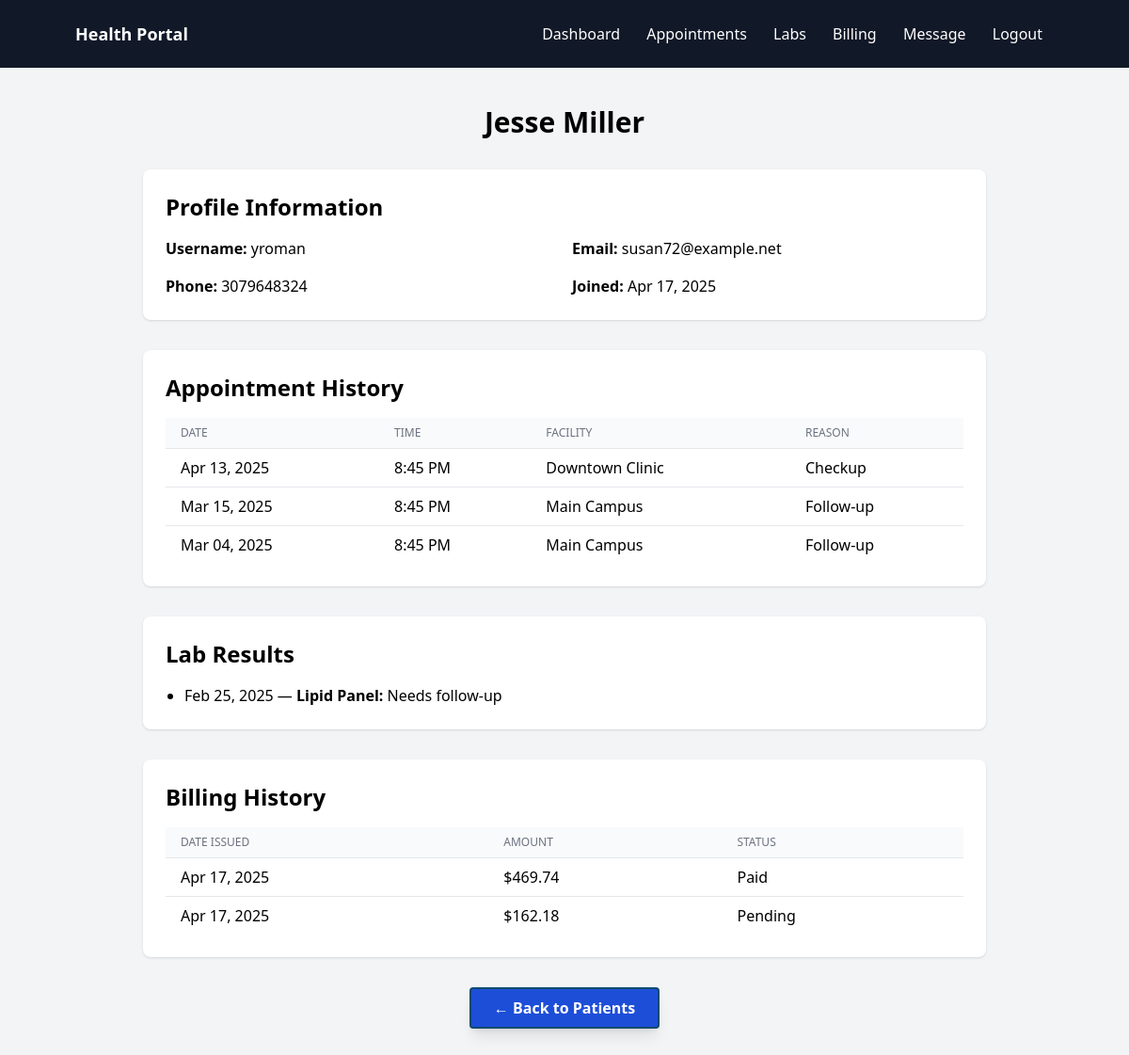
The app's page /doctor/patient/18/ (signed in) with its own data.
### core/models.py (models this page shows, shortened)
class Patient(models.Model):
    user = models.OneToOneField(User, on_delete=models.CASCADE)  # link to auth user
    phone = models.CharField(max_length=20, unique=True, blank=True, null=True)        # each patient has unique phone

class Appointment(models.Model):
    patient = models.ForeignKey(Patient, on_delete=models.CASCADE)
    facility = models.CharField(max_length=100)
    doctor = models.ForeignKey(Doctor, on_delete=models.CASCADE)
    appointment_type = models.CharField(max_length=50)
    date_time = models.DateTimeField(default=timezone.now)  # now as default
    notes = models.TextField(blank=True)
    class Meta:
        unique_together = [('patient', 'doctor', 'date_time')]
        ordering = ['date_time']

class Lab(models.Model):
    patient = models.ForeignKey(Patient, on_delete=models.CASCADE)
    test = models.CharField(max_length=100, default='Flu')
    test_result = models.CharField(max_length=100, default='Negative')
    date = models.DateField(default=date.today)
    class Meta:
        ordering = ['date']

class Billing(models.Model):
    patient = models.ForeignKey(Patient, on_delete=models.CASCADE)
    amount_due = models.DecimalField(max_digits=10, decimal_places=2)
    payment_status = models.CharField(
        max_length=20,
        choices=[('Pending', 'Pending'), ('Paid', 'Paid')],
        default='Pending'
    )
    insurance = models.CharField(max_length=100, blank=True, null=True)
    created_at = models.DateTimeField(default=timezone.now)

### core/views.py (the view)
# urls.py: path('doctor/patient/<int:pk>/', views.patient_details, name='patient_details'),
@login_required
def patient_details(request, pk):
    patient = get_object_or_404(Patient, pk=pk)
    appointments = Appointment.objects.filter(patient=patient).order_by('-date_time')
    labs         = Lab.objects.filter(patient=patient).order_by('-date')
    bills        = Billing.objects.filter(patient=patient).order_by('-created_at')
    return render(request, 'doctor/patient_details.html', {
        'patient': patient,
        'appointments': appointments,
        'labs': labs,
        'bills': bills,
    })

### core/templates/doctor/patient_details.html (shortened to what this page needs)
{% extends 'base.html' %}
{% load static %}
{% block content %}
<div class="min-h-screen bg-gray-100 flex justify-center py-10">
  <div class="w-full max-w-4xl space-y-8">
    <header class="text-center text-3xl font-bold">
      {{ patient.user.get_full_name }}
    </header>
    <div class="bg-white shadow rounded-lg p-6">
      <h2 class="text-2xl font-semibold mb-4">Profile Information</h2>
      <div class="grid grid-cols-1 sm:grid-cols-2 gap-4">
        <p><strong>Username:</strong> {{ patient.user.username }}</p>
        <p><strong>Email:</strong> {{ patient.user.email }}</p>
        <p><strong>Phone:</strong> {{ patient.phone|default:"N/A" }}</p>
        <p><strong>Joined:</strong> {{ patient.user.date_joined|date:"M d, Y" }}</p>
      </div>
    </div>
    <div class="bg-white shadow rounded-lg p-6">
      <h2 class="text-2xl font-semibold mb-4">Appointment History</h2>
      <div class="overflow-x-auto">
        <table class="min-w-full divide-y divide-gray-200">
          <thead class="bg-gray-50">
            <tr>
              <th class="px-4 py-2 text-left text-xs font-medium text-gray-500 uppercase">Date</th>
              <th class="px-4 py-2 text-left text-xs font-medium text-gray-500 uppercase">Time</th>
              <th class="px-4 py-2 text-left text-xs font-medium text-gray-500 uppercase">Facility</th>
              <th class="px-4 py-2 text-left text-xs font-medium text-gray-500 uppercase">Reason</th>
            </tr>
          </thead>
          <tbody class="divide-y divide-gray-200">
            {% for appt in appointments %}
            <tr>
              <td class="px-4 py-2">{{ appt.date_time|date:"M d, Y" }}</td>
              <td class="px-4 py-2">{{ appt.date_time|date:"g:i A" }}</td>
              <td class="px-4 py-2">{{ appt.facility }}</td>
              <td class="px-4 py-2">{{ appt.appointment_type }}</td>
            </tr>
            {% empty %}
            <tr>
              <td colspan="4" class="px-4 py-2 text-center text-gray-500">
                No appointments found.
              </td>
            </tr>
            {% endfor %}
          </tbody>
        </table>
      </div>
    </div>
    <div class="bg-white shadow rounded-lg p-6">
      <h2 class="text-2xl font-semibold mb-4">Lab Results</h2>
      <ul class="list-disc pl-5 space-y-2">
        {% for lab in labs %}
        <li>
          {{ lab.date|date:"M d, Y" }} — <strong>{{ lab.test }}:</strong> {{ lab.test_result }}
        </li>
        {% empty %}
        <li class="text-gray-500">No lab records available.</li>
        {% endfor %}
      </ul>
    </div>
    <div class="bg-white shadow rounded-lg p-6">
      <h2 class="text-2xl font-semibold mb-4">Billing History</h2>
      <div class="overflow-x-auto">
        <table class="min-w-full divide-y divide-gray-200">
          <thead class="bg-gray-50">
            <tr>
              <th class="px-4 py-2 text-left text-xs font-medium text-gray-500 uppercase">Date Issued</th>
              <th class="px-4 py-2 text-left text-xs font-medium text-gray-500 uppercase">Amount</th>
              <th class="px-4 py-2 text-left text-xs font-medium text-gray-500 uppercase">Status</th>
            </tr>
          </thead>
          <tbody class="divide-y divide-gray-200">
            {% for bill in bills %}
            <tr>
              <td class="px-4 py-2">{{ bill.created_at|date:"M d, Y" }}</td>
              <td class="px-4 py-2">${{ bill.amount_due }}</td>
              <td class="px-4 py-2">{{ bill.payment_status }}</td>
            </tr>
            {% empty %}
            <tr>
              <td colspan="3" class="px-4 py-2 text-center text-gray-500">
                No billing records.
              </td>
            </tr>
            {% endfor %}
          </tbody>
        </table>
      </div>
    </div>
    <div class="text-center">
      <a href="{% url 'doctor_patient_list' %}"
         class="inline-block bg-blue-700 hover:bg-blue-800 text-white font-bold py-2 px-6 rounded
                shadow-lg hover:shadow-2xl border-2 border-sky-900 transition-shadow duration-200">
        ← Back to Patients
      </a>
    </div>
  </div>
</div>
{% endblock content %}

### records on screen
Patient: user.get_full_name "Jesse Miller", user.username "yroman", user.email "susan72@example.net", phone "3079648324", user.date_joined "Apr 17, 2025"
Appointment: date_time "Apr 13, 2025", date_time "8:45 PM", facility "Downtown Clinic", appointment_type "Checkup"
Appointment: date_time "Mar 15, 2025", date_time "8:45 PM", facility "Main Campus", appointment_type "Follow‑up"
Appointment: date_time "Mar 04, 2025", date_time "8:45 PM", facility "Main Campus", appointment_type "Follow‑up"
Lab: date "Feb 25, 2025", test "Lipid Panel", test_result "Needs follow‑up"
Billing: created_at "Apr 17, 2025", amount_due "469.74", payment_status "Paid"
Billing: created_at "Apr 17, 2025", amount_due "162.18", payment_status "Pending"
